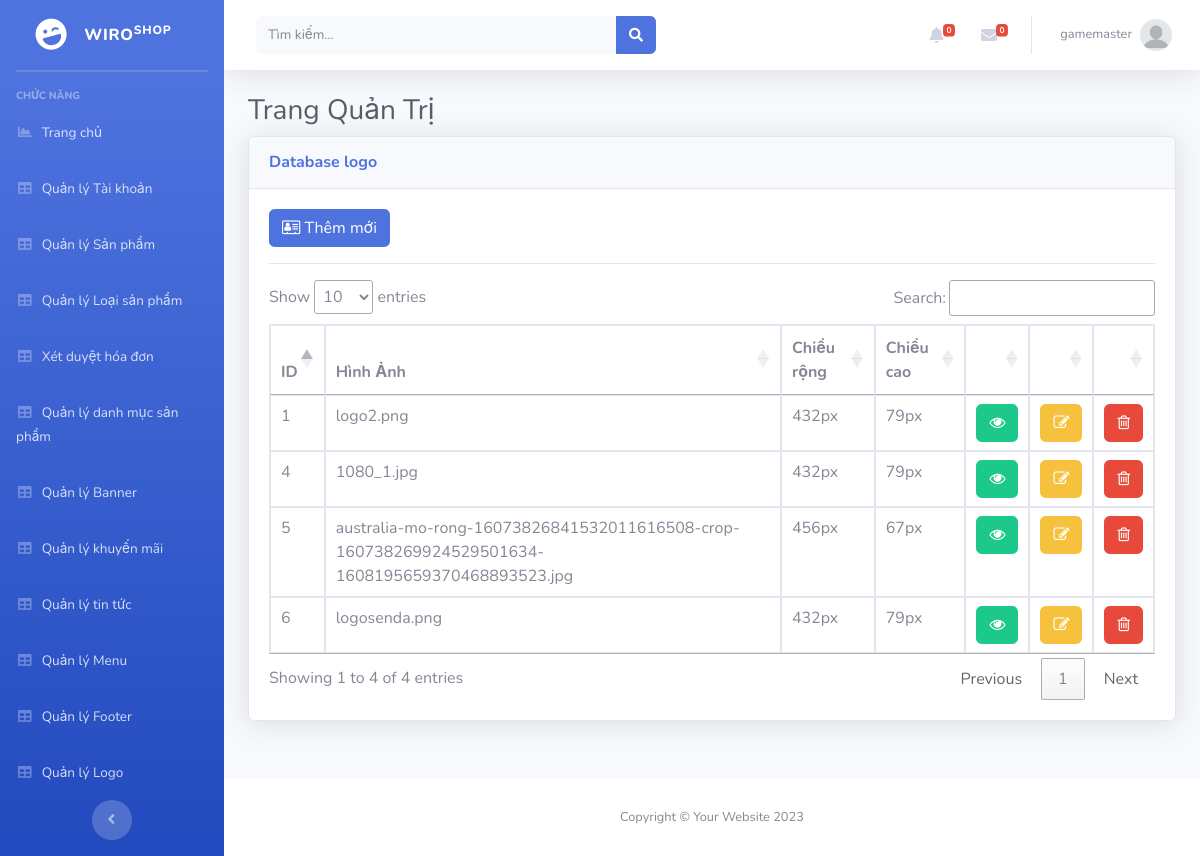
Page /Admin/index.php?mod=logo (signed in) on the committed database.
### tables this page shows
CREATE TABLE `logo` (
  `Id` int(11) NOT NULL,
  `image` varchar(255) NOT NULL,
  `width` varchar(255) NOT NULL,
  `height` varchar(255) NOT NULL,
  `TrangThai` int(11) NOT NULL
);

### Admin/MVC/controllers/LogoController.php (called while the page is built, shortened)
<?php
class LogoController
{
	var $logo_model;
	function __construct()
	{
		$this->logo_model = new Logo();
	}
	public function list()
	{
		$data = $this->logo_model->All();
		require_once("MVC/Views/Admin/index.php");
	}
}

### Admin/MVC/Models/connection.php (called while the page is built, shortened)
<?php
    class Connection{
        function __construct()
        {
            $severname ="localhost";
            $username ="root";
            $password ="";
            $db_name ="senda";
            $this->conn = new mysqli($severname,$username,$password,$db_name);
        }
    }
?>

### Admin/MVC/Models/model.php (called while the page is built, shortened)
<?php
require_once("connection.php");
class Model
{
    var $table;
    var $contens;
    function __construct()
    {
        $conn_obj = new Connection();
        $this->conn = $conn_obj->conn;
    }
    function All()
    {
        $query = "select * from $this->table ORDER BY $this->contens DESC ";
        require("result.php");
        return $data;
    }
}

### Admin/MVC/Models/result.php (called while the page is built)
<?php
$result = $this->conn->query($query);
$data = array();
while ($row = $result->fetch_assoc()) {
    $data[] = $row;
}
?>

### Admin/MVC/Views/logo/list.php (the view, shortened to what this page needs)
<a href="?mod=logo&act=add" type="button" class="btn btn-primary"><i class="fa fa-address-card-o" aria-hidden="true"></i>&nbsp;Thêm mới</a>
<hr>
<table class="table table-bordered" id="dataTable" width="100%" cellspacing="0">
  <thead>
    <tr>
      <th scope="col">ID</th>
      <th scope="col">Hình Ảnh</th>
      <th scope="col">Chiều rộng</th>
      <th scope="col">Chiều cao</th>
      <th scope="col"></th>
      <th scope="col"></th>
      <th scope="col"></th>
    </tr>
  </thead>
  <tbody>
    <?php foreach ($data as $row) { ?>
      <tr>
        <td><?= $row['Id'] ?></td>
        <td><?= $row['image'] ?></td>
         <td><?= $row['width'] ?></td>
         <td><?= $row['height'] ?></td>
        <td>
          <a href="?mod=logo&act=detail&id=<?= $row['Id'] ?>" class="btn btn-success"><i class="fa fa-eye" aria-hidden="true"></i></a>
        </td>
        <td>
           <?php if (isset($_SESSION['isLogin_Admin']) && $_SESSION['isLogin_Admin'] == true) { ?>
          <a href="?mod=logo&act=edit&id=<?= $row['Id'] ?>" class="btn btn-warning"><i class="fa fa-pencil-square-o" aria-hidden="true"></i></a>
          <?php }?>
        </td>
        <td>
           <?php if (isset($_SESSION['isLogin_Admin']) && $_SESSION['isLogin_Admin'] == true) { ?>
          <a href="?mod=logo&act=delete&id=<?= $row['Id'] ?>" onclick="return confirm('Bạn có thật sự muốn xóa ?');" type="button" class="btn btn-danger"><i class="fa fa-trash-o" aria-hidden="true"></i></a>
          <?php }?>
        </td>
      </tr>
    <?php } ?>
</table>

### rows in the picture
logo: Id "6", image "logosenda.png", width "432px", height "79px"
logo: Id "5", image "australia-mo-rong-16073826841532011616508-crop-160738269924529501634-1608195659370468893523.jpg", width "456px", height "67px"
logo: Id "4", image "1080_1.jpg", width "432px", height "79px"
logo: Id "1", image "logo2.png", width "432px", height "79px"

### other values in the picture
$_SESSION['login']['TaiKhoan'] "gamemaster"
$mod "logo"
